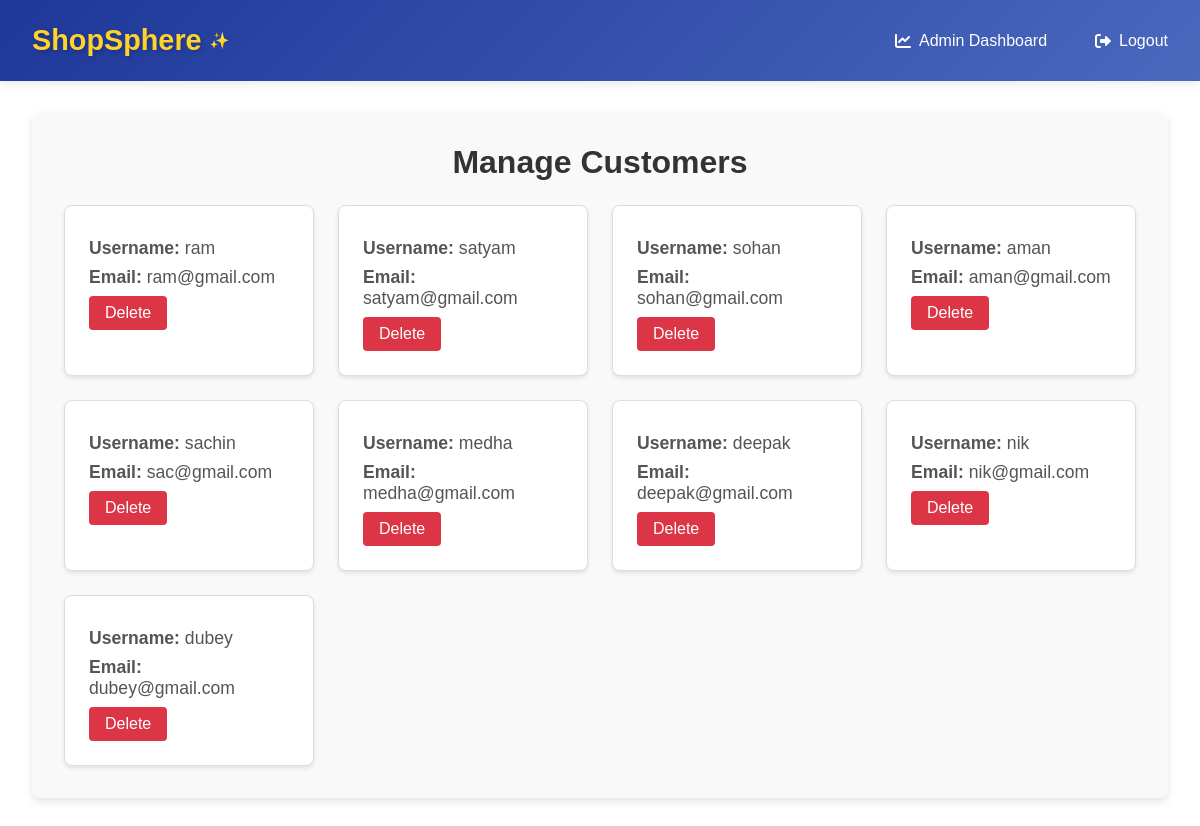
The app's page /admin/manage-customers (signed in) with its own data.
### app/models.py (models this page shows)
class User(db.Model, UserMixin):
    id = db.Column(db.Integer, primary_key=True)
    username = db.Column(db.String(150), unique=True, nullable=False)
    email = db.Column(db.String(150), unique=True, nullable=False)
    password = db.Column(db.String(150), nullable=False)
    is_admin = db.Column(db.Boolean, default=False)
    cart_items = db.relationship('CartItem', backref='user', lazy=True)
    purchases = db.relationship('Sale', backref='buyer', lazy='dynamic')

### app/routes.py (the view)
@admin.route('/manage-customers')
@login_required
def manage_customers():
    if not current_user.is_admin:
        flash('You are not authorized to view this page.')
        return redirect(url_for('main.home'))
    customers = User.query.filter_by(is_admin=False).all()
    return render_template('admin/manage_customers.html', customers=customers)

### app/templates/admin/manage_customers.html (shortened to what this page needs)
{% extends "base.html" %}
{% block content %}
<div class="manage-customers">
    <h2 class="heading">Manage Customers</h2>
    <div class="customers-grid">
        {% for customer in customers %}
            <div class="customer-card">
                <p class="customer-info"><strong>Username:</strong> {{ customer.username }}</p>
                <p class="customer-info"><strong>Email:</strong> {{ customer.email }}</p>
                <form action="{{ url_for('admin.delete_customer', customer_id=customer.id) }}" method="POST" style="display:inline;">
                    <button type="submit" class="btn btn-danger">Delete</button>
                </form>
            </div>
        {% endfor %}
    </div>
</div>
{% endblock %}

### app/templates/base.html (style rules this page uses)
:root { --primary-blue: #1e3799; --secondary-blue: #4a69bd; --primary-yellow: #ffd32a; --secondary-yellow: #fcc43e; --light-yellow: #fff9c4; }
* { margin: 0; padding: 0; box-sizing: border-box; font-family: 'Arial', sans-serif; }

### app/templates/admin/manage_customers.html (style rules this page uses)
.manage-customers { max-width: 1200px; margin: 0 auto; padding: 2rem; background-color: #f9f9f9; border-radius: 8px; box-shadow: 0 4px 8px rgba(0, 0, 0, 0.1); }
.heading { text-align: center; font-size: 2rem; color: #333; margin-bottom: 1.5rem; }
.customers-grid { display: grid; grid-template-columns: repeat(auto-fit, minmax(250px, 1fr)); gap: 1.5rem; margin-top: 1.5rem; }
.customer-card { background-color: #ffffff; border: 1px solid #ddd; border-radius: 8px; padding: 1.5rem; box-shadow: 0 2px 4px rgba(0, 0, 0, 0.1); transition: transform 0.3s, box-shadow 0.3s; }
.customer-info { font-size: 1.1rem; color: #555; margin: 0.5rem 0; }
.btn { padding: 0.5rem 1rem; border: none; border-radius: 4px; cursor: pointer; transition: background-color 0.3s; font-size: 1rem; }
.btn-danger { background-color: #dc3545; color: white; }

### records on screen
User: username "ram", email "ram@gmail.com"
User: username "satyam", email "satyam@gmail.com"
User: username "sohan", email "sohan@gmail.com"
User: username "aman", email "aman@gmail.com"
User: username "sachin", email "sac@gmail.com"
User: username "medha", email "medha@gmail.com"
User: username "deepak", email "deepak@gmail.com"
User: username "nik", email "nik@gmail.com"
User: username "dubey", email "dubey@gmail.com"
